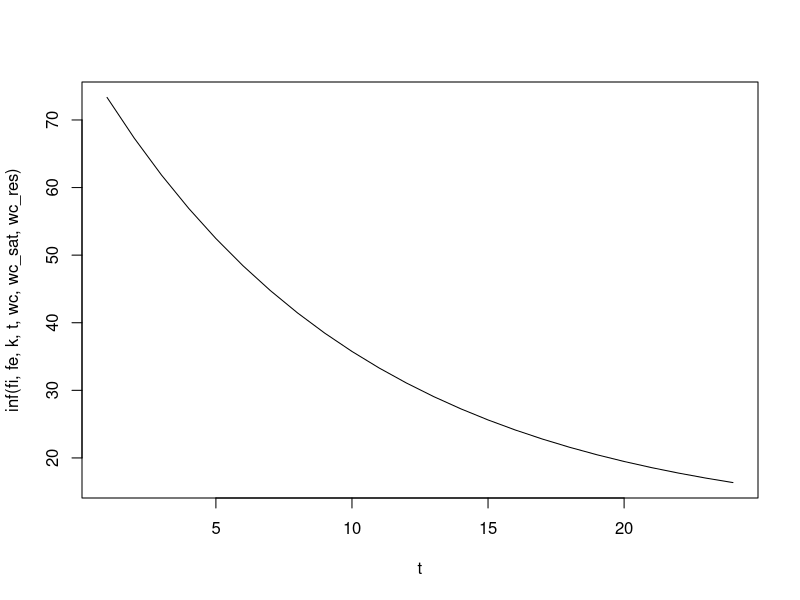

R code for this plot:
# Input parameters
fi = 80 # mm/h
fe = 10 # mm/h
k = .5
t <- seq(1,24,by=1)# hours
wc_res <- 0.1
wc_sat <- 0.6
wc <- 0.2

inf <- function(fi,fe,k,t,wc,wc_sat,wc_res) {
  return(fe + (fi-fe) * exp(-k*t*(wc-wc_res)/(wc_sat-wc_res)))
}

plot(t, inf(fi,fe,k,t,wc,wc_sat,wc_res), type="l")
